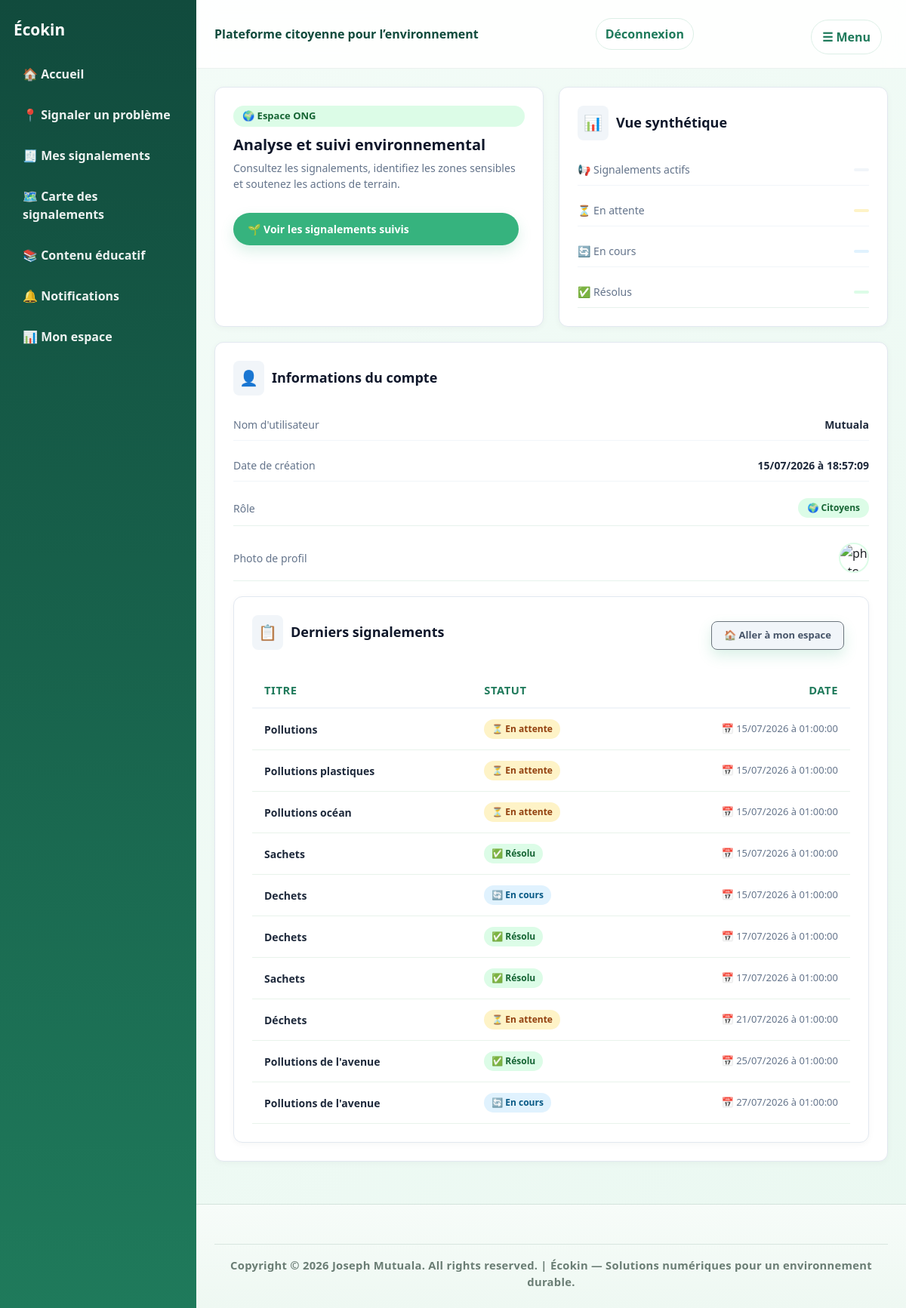
Page /espace_ong (signed in) on the committed database.
### accounts/models.py (models this page shows, shortened)
class Utilisateur(AbstractUser):
    ROLE_CHOICES = [
        ('citoyens', 'Citoyens'),
        ('autorités', 'Autorités'),
        ('ong', 'Ong'),
        ('admin', 'Administrateur'),
    ]
    telephone = models.CharField(max_length= 50, blank=True, help_text="Entrez votre numero ici")
    adresse = models.CharField(max_length= 255, blank=True, help_text="Entrez votre adresse ici")
    photo = models.ImageField(upload_to='profils/', blank=True, null=True)
    role = models.CharField(max_length=20, choices=ROLE_CHOICES, default='citoyens')

### signalements/models.py (models this page shows, shortened)
class Signalements(models.Model):
    STATUT_CHOICES = [
        ('en_attente', 'En attente'),
        ('en_cours', 'En cours'),
        ('resolu', 'Résolu'),
        ('rejete', 'Rejeté'),
    ]
    titre = models.CharField(max_length=200, help_text="Entrez le titre du signalement")
    description = models.TextField()
    photo = models.ImageField(upload_to = 'signalements/', blank=True, null=True)
    latitude = models.DecimalField(max_digits= 9, decimal_places= 6)
    longitude = models.DecimalField(max_digits= 9, decimal_places= 6)
    statut = models.CharField(max_length=20, choices=STATUT_CHOICES, default='en_attente')
    date_creation = models.DateTimeField(auto_now_add= True)
    analyse_ia = models.TextField(blank=True, null=True)
    utilisateur = models.ForeignKey(settings.AUTH_USER_MODEL, on_delete=models.CASCADE, related_name = 'signalements')

### dashboard/views.py (the view)
# urls.py: path('espace_ong', views.espace_ong_view, name='espace_ong'),
@login_required
def espace_ong_view(request):
    tous_les_signalements = Signalements.objects.all().order_by('date_creation')
    return render(request, "dashboard/dashboard_ong.html", {"signalements": tous_les_signalements})

### templates/dashboard/dashboard_ong.html (shortened to what this page needs)
{% extends 'base.html' %}
{% block content %}
<div class="grid-2" style="display: grid; grid-template-columns: repeat(auto-fit, minmax(300px, 1fr)); gap: 20px; margin-bottom: 20px;">
    <div class="card" style="padding: 24px; background: #ffffff; border-radius: 12px; border: 1px solid #e2e8f0; box-shadow: 0 2px 8px rgba(0,0,0,0.04);">
        <span class="pill" style="display: inline-flex; align-items: center; gap: 6px; background: #dcfce7; color: #166534; padding: 4px 12px; border-radius: 20px; font-size: 13px; font-weight: 600; margin-bottom: 12px;">
            🌍 Espace ONG
        </span>
        <h3 style="margin: 0 0 8px 0; font-size: 20px; font-weight: 700; color: #0f172a;">Analyse et suivi environnemental</h3>
        <p style="color: #64748b; font-size: 14px; margin: 0 0 20px 0; line-height: 1.5;">
            Consultez les signalements, identifiez les zones sensibles et soutenez les actions de terrain.
        </p>
        <a href="{% url 'suivis' %}" class="btn" style="padding: 10px 18px; font-size: 14px; font-weight: 600; text-decoration: none; display: inline-flex; align-items: center; gap: 8px;">
            🌱 Voir les signalements suivis
        </a>
    </div>
    <div class="card" style="padding: 24px; background: #ffffff; border-radius: 12px; border: 1px solid #e2e8f0; box-shadow: 0 2px 8px rgba(0,0,0,0.04);">
        <div style="display: flex; align-items: center; gap: 10px; margin-bottom: 18px;">
            <span style="font-size: 20px; background: #f1f5f9; padding: 8px; border-radius: 8px;">📊</span>
            <h3 style="margin: 0; font-size: 18px; font-weight: 700; color: #0f172a;">Vue synthétique</h3>
        </div>
        <div class="metric-list" style="display: flex; flex-direction: column; gap: 12px;">
            <div class="metric-row" style="display: flex; justify-content: space-between; align-items: center; padding-bottom: 10px; border-bottom: 1px solid #f1f5f9;">
                <span style="color: #64748b; font-size: 14px; display: flex; align-items: center; gap: 8px;">📢 Signalements actifs</span>
                <strong style="color: #0f172a; font-size: 15px; font-weight: 700; background: #f1f5f9; padding: 2px 10px; border-radius: 12px;">{{ total_signalements }}</strong>
            </div>
            <div class="metric-row" style="display: flex; justify-content: space-between; align-items: center; padding-bottom: 10px; border-bottom: 1px solid #f1f5f9;">
                <span style="color: #64748b; font-size: 14px; display: flex; align-items: center; gap: 8px;">⏳ En attente</span>
                <strong style="color: #d97706; font-size: 15px; font-weight: 700; background: #fef3c7; padding: 2px 10px; border-radius: 12px;">{{ en_attente }}</strong>
            </div>
            <div class="metric-row" style="display: flex; justify-content: space-between; align-items: center; padding-bottom: 10px; border-bottom: 1px solid #f1f5f9;">
                <span style="color: #64748b; font-size: 14px; display: flex; align-items: center; gap: 8px;">🔄 En cours</span>
                <strong style="color: #0284c7; font-size: 15px; font-weight: 700; background: #e0f2fe; padding: 2px 10px; border-radius: 12px;">{{ en_cours }}</strong>
            </div>
            <div class="metric-row" style="display: flex; justify-content: space-between; align-items: center;">
                <span style="color: #64748b; font-size: 14px; display: flex; align-items: center; gap: 8px;">✅ Résolus</span>
                <strong style="color: #16a34a; font-size: 15px; font-weight: 700; background: #dcfce7; padding: 2px 10px; border-radius: 12px;">{{ resolus }}</strong>
            </div>
        </div>
    </div>
</div>
<div class="card" style="margin-top: 20px; padding: 24px; background: #ffffff; border-radius: 12px; border: 1px solid #e2e8f0; box-shadow: 0 2px 8px rgba(0,0,0,0.04);">
    <div style="display: flex; align-items: center; gap: 10px; margin-bottom: 18px;">
        <span style="font-size: 20px; background: #f1f5f9; padding: 8px; border-radius: 8px;">👤</span>
        <h3 style="margin: 0; font-size: 18px; font-weight: 700; color: #0f172a;">Informations du compte</h3>
    </div>
    <div class="metric-list" style="display: flex; flex-direction: column; gap: 12px;">
        <div class="metric-row" style="display: flex; justify-content: space-between; align-items: center; padding-bottom: 10px; border-bottom: 1px solid #f1f5f9;">
            <span style="color: #64748b; font-size: 14px;">Nom d'utilisateur</span>
            <strong style="color: #1e293b; font-size: 14px; font-weight: 600;">{{ request.user.username }}</strong>
        </div>
        <div class="metric-row" style="display: flex; justify-content: space-between; align-items: center; padding-bottom: 10px; border-bottom: 1px solid #f1f5f9;">
            <span style="color: #64748b; font-size: 14px;">Date de création</span>
            <strong style="color: #1e293b; font-size: 14px; font-weight: 600;">
                {{ request.user.date_joined|date:"d/m/Y \à H:i:s" }}
            </strong>
        </div>
        <div class="metric-row" style="display: flex; justify-content: space-between; align-items: center;">
            <span style="color: #64748b; font-size: 14px;">Rôle</span>
            <span style="background: #dcfce7; color: #166534; padding: 4px 12px; border-radius: 20px; font-size: 12px; font-weight: 600;">
                🌍 {{ request.user.get_role_display|default:"ONG" }}
            </span>
        </div>
        <div class="metric-row" style="display: flex; justify-content: space-between; align-items: center;">
            <span style="color: #64748b; font-size: 14px;">Photo de profil</span>
            <div style="display: flex; align-items: center; gap: 10px;">
                {% if request.user.photo %}
                    <img src="{{ request.user.photo.url }}"
                         alt="photo de {{ request.user.username }}"
                         style="width: 40px; height: 40px; border-radius: 50%; object-fit: cover; border: 2px solid #dcfce7;">
                {% else %}
                    <img src="/media/profils/default.png"
                         alt="photo par defaut"
                         style="width: 40px; height: 40px; border-radius: 50%; object-fit: cover; border: 2px solid #dcfce7;">
                {% endif %}
        </div>
    </div>
</div>
<div class="card table-card" style="margin-top: 20px; padding: 24px; background: #ffffff; border-radius: 12px; border: 1px solid #e2e8f0; box-shadow: 0 2px 8px rgba(0,0,0,0.04);">
    <div style="display: flex; align-items: center; justify-content: space-between; margin-bottom: 20px; flex-wrap: wrap; gap: 12px;">
        <div style="display: flex; align-items: center; gap: 10px;">
            <span style="font-size: 20px; background: #f1f5f9; padding: 8px; border-radius: 8px;">📋</span>
            <h3 style="margin: 0; font-size: 18px; font-weight: 700; color: #0f172a;">Derniers signalements</h3>
        </div>
        <a href="{% url 'aller_a_mon_espace' %}" class="btn btn-secondary" style="padding: 8px 16px; font-size: 13px; font-weight: 600; text-decoration: none; background: #f1f5f9; color: #475569; border-radius: 8px; display: inline-flex; align-items: center; gap: 6px;">
            🏠 Aller à mon espace
        </a>
    </div>
    <div style="overflow-x: auto;">
        <table style="width: 100%; border-collapse: collapse; text-align: left; font-size: 14px;">
            <thead>
                <tr style="border-bottom: 2px solid #f1f5f9; color: #64748b; font-size: 13px; text-transform: uppercase; letter-spacing: 0.5px;">
                    <th style="padding: 12px 16px; font-weight: 600;">Titre</th>
                    <th style="padding: 12px 16px; font-weight: 600;">Statut</th>
                    <th style="padding: 12px 16px; font-weight: 600; text-align: right;">Date</th>
                </tr>
            </thead>
            <tbody>
                {% for signalement in signalements %}
                    <tr style="border-bottom: 1px solid #f8fafc; transition: background 0.2s ease;">
                        <td style="padding: 14px 16px; font-weight: 600; color: #1e293b;">
                            {{ signalement.titre }}
                        </td>
                        <td style="padding: 14px 16px;">
                            {% if signalement.statut == 'en_attente' or signalement.statut == 'EN_ATTENTE' %}
                                <span style="background: #fef3c7; color: #92400e; padding: 4px 10px; border-radius: 20px; font-size: 12px; font-weight: 600; display: inline-flex; align-items: center; gap: 4px;">
                                    ⏳ {{ signalement.get_statut_display }}
                                </span>
                            {% elif signalement.statut == 'en_cours' or signalement.statut == 'EN_COURS' %}
                                <span style="background: #e0f2fe; color: #075985; padding: 4px 10px; border-radius: 20px; font-size: 12px; font-weight: 600; display: inline-flex; align-items: center; gap: 4px;">
                                    🔄 {{ signalement.get_statut_display }}
                                </span>
                            {% elif signalement.statut == 'resolu' or signalement.statut == 'RESOLU' %}
                                <span style="background: #dcfce7; color: #166534; padding: 4px 10px; border-radius: 20px; font-size: 12px; font-weight: 600; display: inline-flex; align-items: center; gap: 4px;">
                                    ✅ {{ signalement.get_statut_display }}
                                </span>
                            {% elif signalement.statut == 'rejete' or signalement.statut == 'REJETE' %}
                                <span style="background: #fee2e2; color: #991b1b; padding: 4px 10px; border-radius: 20px; font-size: 12px; font-weight: 600; display: inline-flex; align-items: center; gap: 4px;">
                                    ❌ {{ signalement.get_statut_display }}
                                </span>
                            {% else %}
                                <span style="background: #f1f5f9; color: #475569; padding: 4px 10px; border-radius: 20px; font-size: 12px; font-weight: 600;">
                                    {{ signalement.get_statut_display }}
                                </span>
                            {% endif %}
                        </td>
                        <td style="padding: 14px 16px; color: #64748b; font-size: 13px; text-align: right;">
                            📅 {{ signalement.date_creation|date:"d/m/Y \à H:i:s" }}
                        </td>
                    </tr>
                {% endfor %}
            </tbody>
        </table>
    </div>
</div>
{% endblock %}

### templates/base.html (style rules this page uses)
:root { --green-900: #114b3d; --green-700: #1f7a5b; --green-500: #36b37e; --green-100: #eaf8f1; --text: #163126; --muted: #5f786d; --card: #ffffff; --shadow: 0 16px 35px rgba(17, 75, 61, 0.12); }
* { box-sizing: border-box; }
body { margin: 0; font-family: "Segoe UI", Arial, sans-serif; color: var(--text); background: linear-gradient(135deg, #f4fcf8 0%, #eaf8f1 100%); }
a { text-decoration: none; color: inherit; }
.card { background: var(--card); border-radius: 18px; padding: 20px; box-shadow: var(--shadow); }
.card h3, .card h4 { margin-top: 0; color: var(--green-900); }
.metric-list { display: grid; gap: 10px; }
.metric-row { display: flex; justify-content: space-between; align-items: center; padding: 10px 0; border-bottom: 1px solid #e7f2ec; }
.btn { display: inline-block; padding: 10px 14px; border-radius: 999px; background: var(--green-500); color: white; font-weight: 700; margin-right: 8px; margin-top: 8px; transition: all 0.2s ease; box-shadow: 0 8px 18px rgba(54, 179, 126, 0.18); }
.table-card { overflow-x: auto; }
table { width: 100%; border-collapse: collapse; margin-top: 10px; }
th, td { padding: 12px; text-align: left; border-bottom: 1px solid #e8f3eb; }
th { color: var(--green-700); font-size: 0.92rem; text-transform: uppercase; letter-spacing: 0.04em; }
.grid-2 { display: grid; grid-template-columns: 1.3fr 0.9fr; gap: 16px; }
.pill { display: inline-flex; align-items: center; gap: 6px; padding: 6px 10px; background: var(--green-100); color: var(--green-700); border-radius: 999px; font-size: 0.9rem; font-weight: 700; }
.grid-2 { display: grid; grid-template-columns: repeat(2, 1fr); gap: 24px; }
img { max-width: 100%; height: auto; }
.card { width: 100%; box-sizing: border-box; }
.table-card { width: 100%; overflow-x: auto; }

### rows in the picture
Utilisateur: user.username "Mutuala", user.date_joined "15/07/2026 à 18:57:09", user.role "Citoyens"
Signalements: titre "Pollutions", statut "En attente", date_creation "15/07/2026 à 01:00:00"
Signalements: titre "Pollutions plastiques", statut "En attente", date_creation "15/07/2026 à 01:00:00"
Signalements: titre "Pollutions océan", statut "En attente", date_creation "15/07/2026 à 01:00:00"
Signalements: titre "Sachets", statut "Résolu", date_creation "15/07/2026 à 01:00:00"
Signalements: titre "Dechets", statut "En cours", date_creation "15/07/2026 à 01:00:00"
Signalements: titre "Dechets", statut "Résolu", date_creation "17/07/2026 à 01:00:00"
Signalements: titre "Sachets", statut "Résolu", date_creation "17/07/2026 à 01:00:00"
Signalements: titre "Déchets", statut "En attente", date_creation "21/07/2026 à 01:00:00"
Signalements: titre "Pollutions de l'avenue", statut "Résolu", date_creation "25/07/2026 à 01:00:00"
Signalements: titre "Pollutions de l'avenue", statut "En cours", date_creation "27/07/2026 à 01:00:00"
